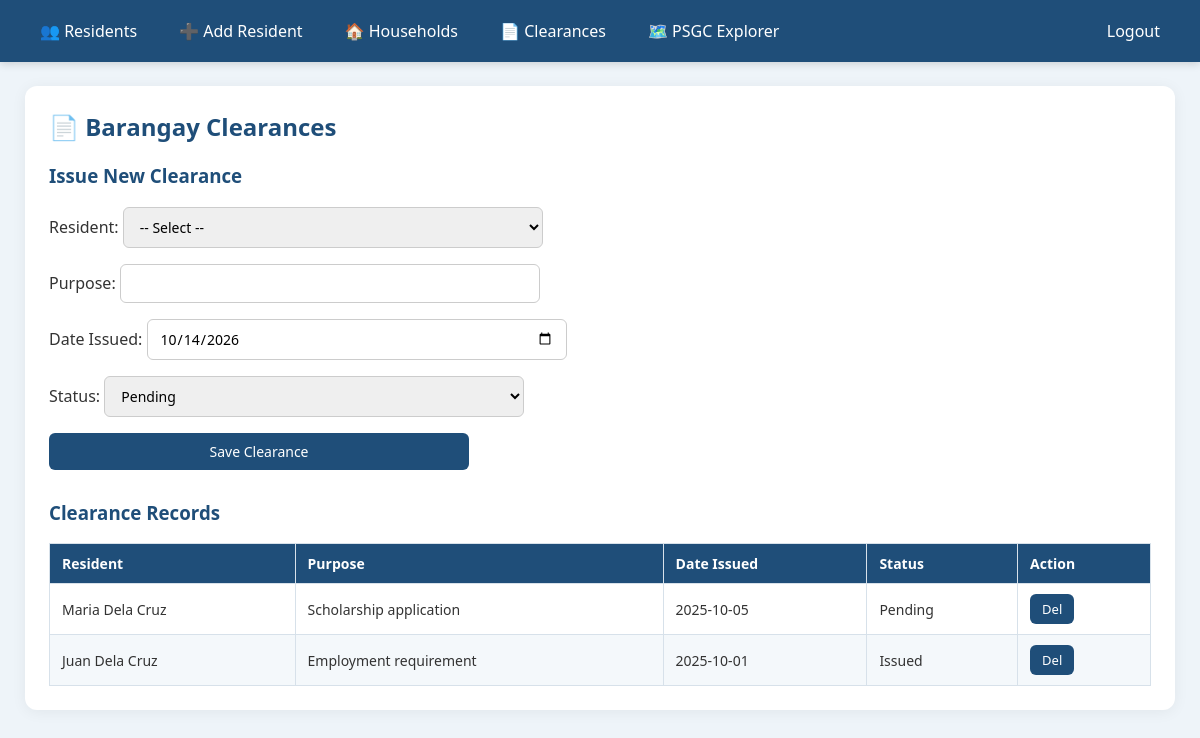
Page /clearances.php (signed in) on the committed database.
### tables this page shows
CREATE TABLE clearances (
    clearance_id INT AUTO_INCREMENT PRIMARY KEY,
    resident_id  INT NOT NULL,
    purpose      VARCHAR(255),
    date_issued  DATE NOT NULL,
    status       ENUM('Pending','Issued','Rejected') DEFAULT 'Pending',
    FOREIGN KEY (resident_id) REFERENCES residents(resident_id) ON DELETE CASCADE
);

CREATE TABLE residents (
    resident_id  INT AUTO_INCREMENT PRIMARY KEY,
    full_name    VARCHAR(150) NOT NULL,
    age          INT NOT NULL,
    gender       ENUM('Male','Female','Other') NOT NULL,
    contact      VARCHAR(30),
    civil_status ENUM('Single','Married','Widowed','Separated') DEFAULT 'Single',
    household_id INT,
    region       VARCHAR(100),
    province     VARCHAR(100),
    citymun      VARCHAR(100),
    barangay     VARCHAR(100),
    FOREIGN KEY (household_id) REFERENCES households(household_id) ON DELETE SET NULL
);

### resident_functions.php (called while the page is built, shortened)
<?php
function getAllClearances($pdo){
    $sql = "SELECT c.*, r.full_name
            FROM clearances c
            JOIN residents r ON c.resident_id = r.resident_id
            ORDER BY c.date_issued DESC";
    return $pdo->query($sql)->fetchAll(PDO::FETCH_ASSOC);
}
?>

### clearances.php (the view, shortened to what this page needs)
<?php
require_once "pdo.php";
require_once "resident_functions.php";
require_once "header.php";
$clearances = getAllClearances($pdo);
?>
<h2>📄 Barangay Clearances</h2>
<h3>Issue New Clearance</h3>
<form method="post">
    <p>Resident:
        <select name="resident_id" required>
            <option value="">-- Select --</option>
        </select>
    </p>
    <p>Purpose: <input type="text" name="purpose" required></p>
    <p>Date Issued: <input type="date" name="date_issued" value="<?= date('Y-m-d') ?>" required></p>
    <p>Status:
        <select name="status" required>
            <option>Pending</option><option>Issued</option><option>Rejected</option>
        </select>
    </p>
    <input type="submit" name="add" value="Save Clearance" class="add-button">
</form>
<h3 style="margin-top:30px;">Clearance Records</h3>
<table id="clearance-table" border="1">
<thead>
<tr><th>Resident</th><th>Purpose</th><th>Date Issued</th><th>Status</th><th>Action</th></tr>
</thead>
<tbody>
<?php foreach ($clearances as $c): ?>
<tr>
    <td><?= htmlspecialchars($c['full_name']) ?></td>
    <td><?= htmlspecialchars($c['purpose']) ?></td>
    <td><?= htmlspecialchars($c['date_issued']) ?></td>
    <td><?= htmlspecialchars($c['status']) ?></td>
    <td>
        <div class="actions">
            <form method="post" onsubmit="return confirm('Delete this clearance?')">
                <input type="submit" value="Del" name="delete" class="delete-button">
            </form>
        </div>
    </td>
</tr>
<?php endforeach; ?>
</tbody>
</table>
<?php require_once "footer.php"; ?>

### css/style.css (style rules this page uses)
* { box-sizing: border-box; }
body { font-family: 'Segoe UI', Tahoma, Arial, sans-serif; background: #eef4f9; margin: 0; color: #333; }
h1, h2, h3 { color: #1f4e79; margin-top: 0; }
table { width: 100%; border-collapse: collapse; margin-top: 15px; font-size: 14px; }
th, td { padding: 10px 12px; border: 1px solid #d7e1ea; text-align: left; vertical-align: middle; }
th { background: #1f4e79; color: #fff; font-weight: 600; }
tr:nth-child(even) { background: #f4f8fb; }
input, select, textarea { padding: 9px 12px; border: 1px solid #ccc; border-radius: 6px; width: 100%; max-width: 420px; font-size: 14px; font-family: inherit; }
button, .btn, input[type=submit] { padding: 9px 18px; border: none; border-radius: 6px; cursor: pointer; background: #1f4e79; color: #fff; text-decoration: none; display: inline-block; font-size: 14px; font-weight: 500; transition: opacity .2s; }
.add-button { background: #27ae60; }
.delete-button { background: #e74c3c; }
.actions { display: flex; gap: 6px; flex-wrap: nowrap; align-items: center; }
.actions form { margin: 0; display: inline-block; }
.actions input[type=submit], .actions .btn { width: auto !important; max-width: none !important; padding: 6px 12px !important; font-size: 13px !important; white-space: nowrap !important; margin: 0 !important; }

### rows in the picture
clearances: resident.full_name "Maria Dela Cruz", purpose "Scholarship application", date_issued "2025-10-05", status "Pending"
clearances: resident.full_name "Juan Dela Cruz", purpose "Employment requirement", date_issued "2025-10-01", status "Issued"
